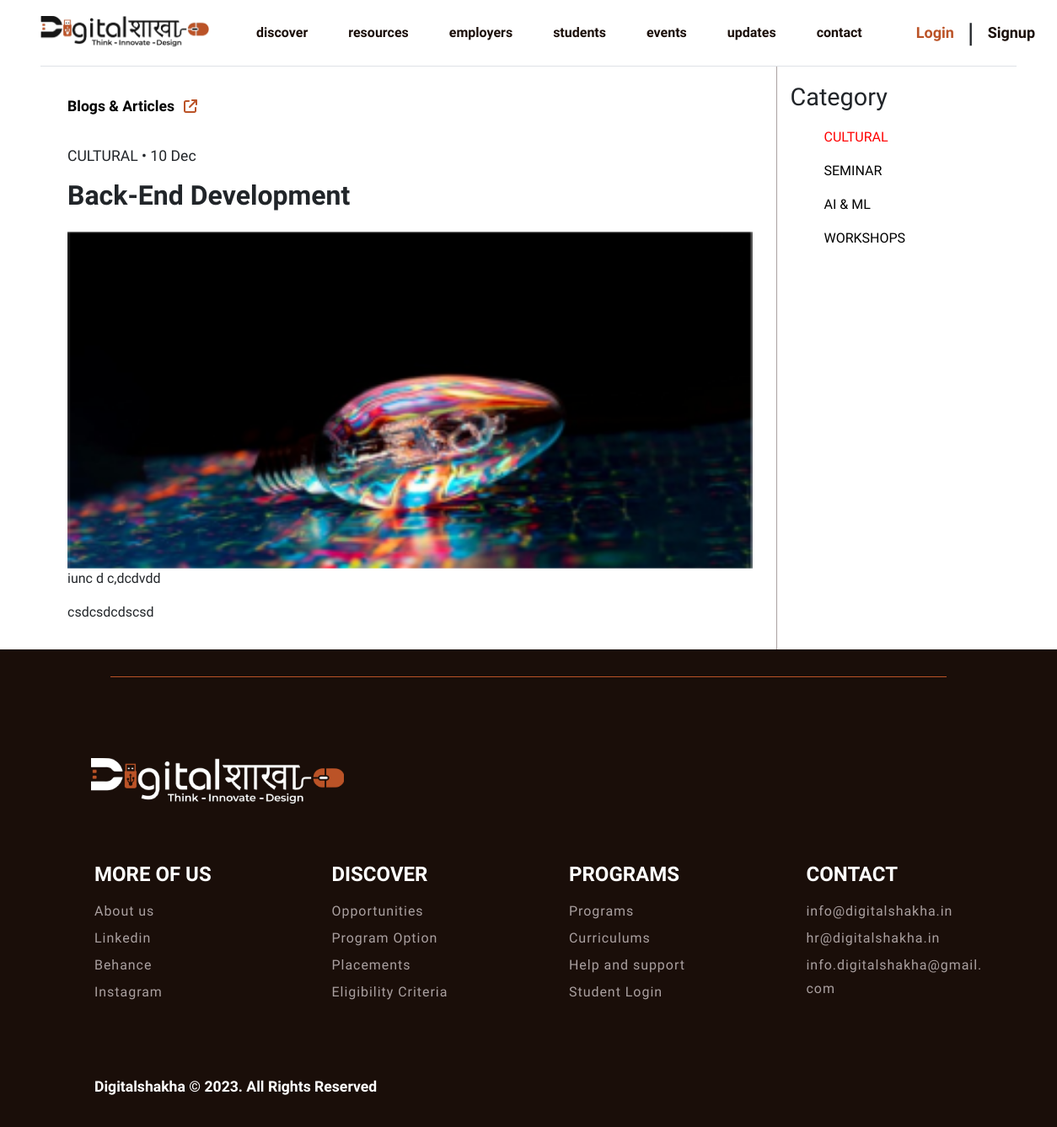
Screenshot of /blog_view.php?blog_id=8 with the database file from the repository.
### tables this page shows
CREATE TABLE `blog_tbl` (
  `blog_id` int(11) NOT NULL,
  `blog_name` varchar(100) NOT NULL,
  `blog_date` date NOT NULL,
  `blog_category` int(11) NOT NULL,
  `blog_description` mediumtext NOT NULL,
  `blog_image` varchar(100) NOT NULL,
  `blog_status` tinyint(4) NOT NULL DEFAULT 1,
  `created_at` timestamp NOT NULL DEFAULT current_timestamp(),
  `updated_at` timestamp NOT NULL DEFAULT current_timestamp() ON UPDATE current_timestamp(),
  `blog_mini_description` text NOT NULL
);

CREATE TABLE `blog_category_tbl` (
  `blog_category_id` int(11) NOT NULL,
  `blog_category_name` varchar(100) NOT NULL,
  `blog_category_status` tinyint(4) NOT NULL DEFAULT 1,
  `created_at` timestamp NOT NULL DEFAULT current_timestamp(),
  `updated_at` timestamp NOT NULL DEFAULT current_timestamp() ON UPDATE current_timestamp()
);

### blog_view.php (the view, shortened to what this page needs)
<?php require('./includes/header.php');
require('./admin/config/dbcon.php');
if (isset($_GET['blog_id'])) {
    $id = $_GET['blog_id'];
    $sql = "SELECT * FROM blog_tbl LEFT JOIN blog_category_tbl ON blog_tbl.blog_category = blog_category_tbl.blog_category_id  WHERE blog_id = '$id'";
    $sql_run = mysqli_query($con, $sql);
    if (mysqli_num_rows($sql_run) > 0) {
        $row = mysqli_fetch_assoc($sql_run);
        $timestamp = strtotime($row['blog_date']);
        $day = date('d', $timestamp);
        $month = date('M', $timestamp);
    }
}
?>
<section class="blog_view_1">
    <div class="container">
        <div class="row">
            <div class="col-md-9">
                <div class="heading">
                    <a href="./blog.php">Blogs & Articles<i class="fa-solid fa-arrow-up-right-from-square"></i></a>
                </div>
                <div class="head_text">
                    <p><?php if ($row['blog_category'] == $row['blog_category_id']) {
                            echo $row['blog_category_name'];
                        } ?> • <?= $day ?> <?= $month ?></p>
                    <h1><?= $row['blog_name'] ?></h1>
                </div>
                <div class="img">
                    <img src="./admin/blog_images/<?= $row['blog_image'] ?>" alt="">
                </div>
                <div class="text">
                    <div class="head_description">
                        <?= $row['blog_mini_description'] ?>
                    </div>
                    <div class="main_description mt-3">
                        <?= $row['blog_description'] ?>
                    </div>
                </div>
            </div>
            <div class="col-md-3">
                <div class="category">
                    <h1>Category</h1>
                    <ul>
                    <?php
                    $query = "SELECT * FROM blog_category_tbl where blog_category_status = 1";
                    $query_run = mysqli_query($con, $query);
                    if (mysqli_num_rows($query_run) > 0) {
                        foreach ($query_run as $data) {
                    ?>
                            <li><a href="./blog_category.php?cat_id=<?= $data['blog_category_id'] ?>" style="<?php if($row['blog_category'] == $data['blog_category_id']){echo "color:red;";}?>" ><?= $data['blog_category_name'] ?></a></li>
                    <?php
                        }
                    }
                    ?>
                    </ul>
                </div>
            </div>
        </div>
    </div>
</section>
<?php
require('./includes/footer.php');
require('./includes/end_html.php');
?>

### assets/css/header.css (style rules this page uses)
body { font-family: 'Urbanist', sans-serif; }

### assets/css/blog_view.css (style rules this page uses)
.blog_view_1 { padding: 0rem 4rem 0rem 4rem; }
.blog_view_1 .heading { padding: 1rem 0 }
.blog_view_1 .heading a { text-decoration: none; font-size: 1.1rem; line-height: 30px; font-weight: 600; color: #000; }
.blog_view_1 .heading a svg { color: #BB5327; margin-left: 0.7rem; font-size: 1rem; }
.blog_view_1 .col-md-9 { padding: 1rem; }
.blog_view_1 .col-md-9 .head_text { padding: 1rem 0; }
.blog_view_1 .col-md-9 .head_text p { font-size: 1.1rem; font-weight: 500; line-height: 24px; }
.blog_view_1 .col-md-9 .head_text h1 { font-size: 2rem; font-weight: 600; line-height: 38px; }
.blog_view_1 .col-md-9 .img { width: 100%; height: 100%; max-height: 400px; }
.blog_view_1 .col-md-9 .img img { width: 100%; object-fit: cover; height: 100%; }
.blog_view_1 .col-md-3 .category { border-left: 1px solid #AAA0A0; padding: 1rem; width: 100%; height: 100%; }
.blog_view_1 .col-md-3 .category h1 { font-size: 1.8rem; font-weight: 500; line-height: 40px; }
.blog_view_1 .col-md-3 .category ul { list-style: none; }
.blog_view_1 .col-md-3 .category ul li { padding: 0.5rem; }
.blog_view_1 .col-md-3 .category ul li a { text-decoration: none; color: #000; font-size: 1rem; line-height: 24px; }

### rows the page displays
blog_tbl: blog_category_tbl.blog_category_name "CULTURAL", blog_date "10", blog_date "Dec", blog_name "Back-End Development", blog_image (picture), blog_mini_description "iunc d c,dcdvdd", blog_description "csdcsdcdscsd"
blog_category_tbl: blog_category_name "CULTURAL"
blog_category_tbl: blog_category_name "SEMINAR"
blog_category_tbl: blog_category_name "AI & ML"
blog_category_tbl: blog_category_name "WORKSHOPS"
